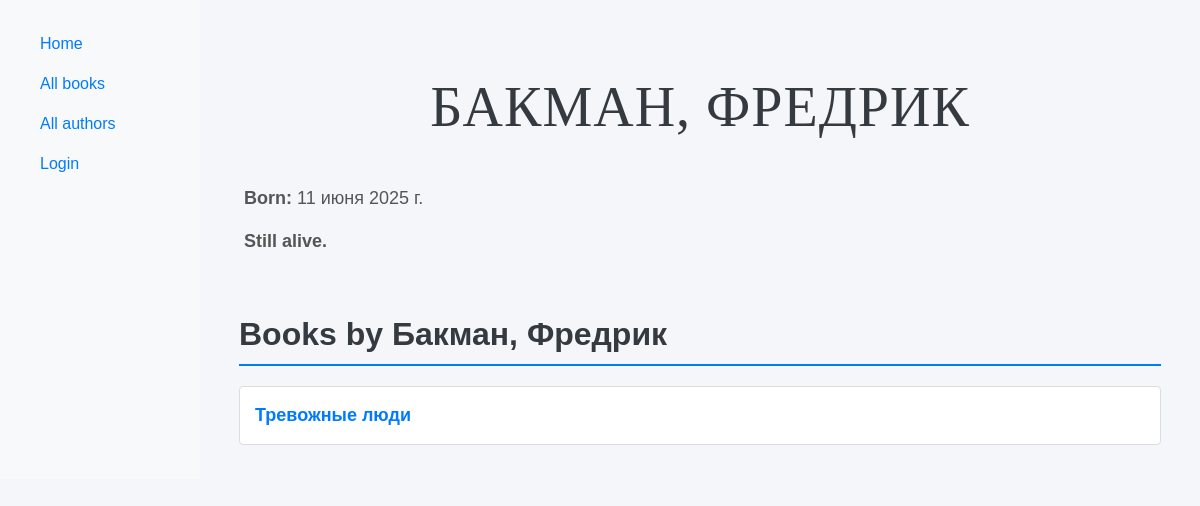
/catalog/author/1/, run on the app's committed database.
### catalog/models.py (models this page shows, shortened)
class Author(models.Model):
    first_name = models.CharField(max_length=100)
    last_name = models.CharField(max_length=100)
    date_of_birth = models.DateField(null=True, blank=True)
    date_of_death = models.DateField('Died', null=True, blank=True)
    def __str__(self):
        return '%s, %s' % (self.last_name, self.first_name)

class Book(models.Model):
    title = models.CharField(max_length=200)
    author = models.ForeignKey('Author', on_delete=models.SET_NULL, null=True)
    summary = models.TextField(max_length=1000, help_text="Enter a brief description of the book")
    isbn = models.CharField('ISBN',max_length=13, help_text='13 Character <a href="https://www.isbn-international.org/content/what-isbn">ISBN number</a>')
    genre = models.ManyToManyField(Genre, help_text="Select a genre for this book")
    def get_absolute_url(self):
        return reverse('book-detail', args=[str(self.id)])
    def display_genre(self):
        """
        Creates a string for the Genre. This is required to display genre in Admin.
        """
        return ', '.join([ genre.name for genre in self.genre.all()[:3] ])
    display_genre.short_description = 'Genre'

### catalog/views.py (the view)
# urls.py: path('author/<int:pk>/', views.AuthorDetailView.as_view(), name='author-detail'),
class AuthorDetailView(generic.DetailView):
    model = Author
    template_name = 'author_detail.html'  # Шаблон для отображения информации об авторе
    context_object_name = 'author'  # Имя переменной, которая будет использоваться в шаблоне
    def get_context_data(self, **kwargs):
        context = super().get_context_data(**kwargs)
        context['is_librarian'] = self.request.user.groups.filter(name='Librarians').exists()
        return context

### catalog/templates/author_detail.html (shortened to what this page needs)
{% extends "base_generic.html" %}
{% block content %}
<div class="container">
  <h1 class="display-4 text-center my-4">{{ author }}</h1>
  <div class="row mb-4">
    <div class="col-md-6">
      <p><strong>Born:</strong> {{ author.date_of_birth }}</p>
      {% if author.date_of_death %}
        <p><strong>Died:</strong> {{ author.date_of_death }}</p>
      {% else %}
        <p><strong>Still alive.</strong></p>
      {% endif %}
    </div>
    <div class="col-md-6">
    </div>
  </div>
  <h2 class="mt-4">Books by {{ author }}</h2>
  {% if author.book_set.all %}
  <ul class="list-group">
    {% for book in author.book_set.all %}
      <li class="list-group-item">
        <a href="{{ book.get_absolute_url }}" class="text-primary">{{ book.title }}</a>
      </li>
    {% endfor %}
  </ul>
  {% else %}
  <p class="text-muted">No books by this author.</p>
  {% endif %}
</div>
{% endblock %}

### catalog/static/css/styles.css (style rules this page uses)
body { background-color: #f8f9fa; font-family: 'Arial', sans-serif; }
h1, h2 { font-family: 'Georgia', serif; }
body { background-color: #f4f6f9; font-family: 'Arial', sans-serif; }
h1 { font-family: 'Georgia', serif; color: #343a40; font-weight: 600; }
h2 { font-family: 'Arial', sans-serif; color: #007bff; font-weight: 500; }
p { font-size: 18px; color: #555; }
.list-group-item { background-color: #fff; border: 1px solid #ddd; font-size: 16px; }
.container { max-width: 1200px; margin-top: 50px; }
.text-center { text-align: center; }
.col-md-6 { padding: 20px; }
h2 { border-bottom: 2px solid #007bff; padding-bottom: 10px; margin-bottom: 20px; }
h1 { color: #343a40; font-weight: 600; text-transform: uppercase; }
.list-group-item { background-color: #fff; border: 1px solid #ddd; margin-bottom: 10px; padding: 15px; font-size: 18px; }
h1 { color: #343a40; font-weight: bold; text-transform: uppercase; letter-spacing: 1px; }
p { font-size: 18px; color: #555; line-height: 1.5; }
a { text-decoration: none; }
h1 { color: #343a40; font-weight: 600; text-transform: uppercase; margin-bottom: 20px; }
.list-group-item a { text-decoration: none; color: #007bff; font-weight: bold; }
.text-primary { color: #007bff; }
h1 { color: #343a40; font-weight: bold; font-size: 36px; margin-bottom: 20px; }
h2 { color: #343a40; font-weight: 600; margin-top: 30px; }
.list-group-item { background-color: #fff; border: 1px solid #ddd; padding: 15px; font-size: 18px; margin-bottom: 10px; }
.list-group-item a { text-decoration: none; color: #007bff; }

### data on the page
Author: last_name+first_name "БАКМАН, ФРЕДРИК", date_of_birth "11 июня 2025 г.", last_name+first_name "Бакман, Фредрик"
Book: title "Тревожные люди"
